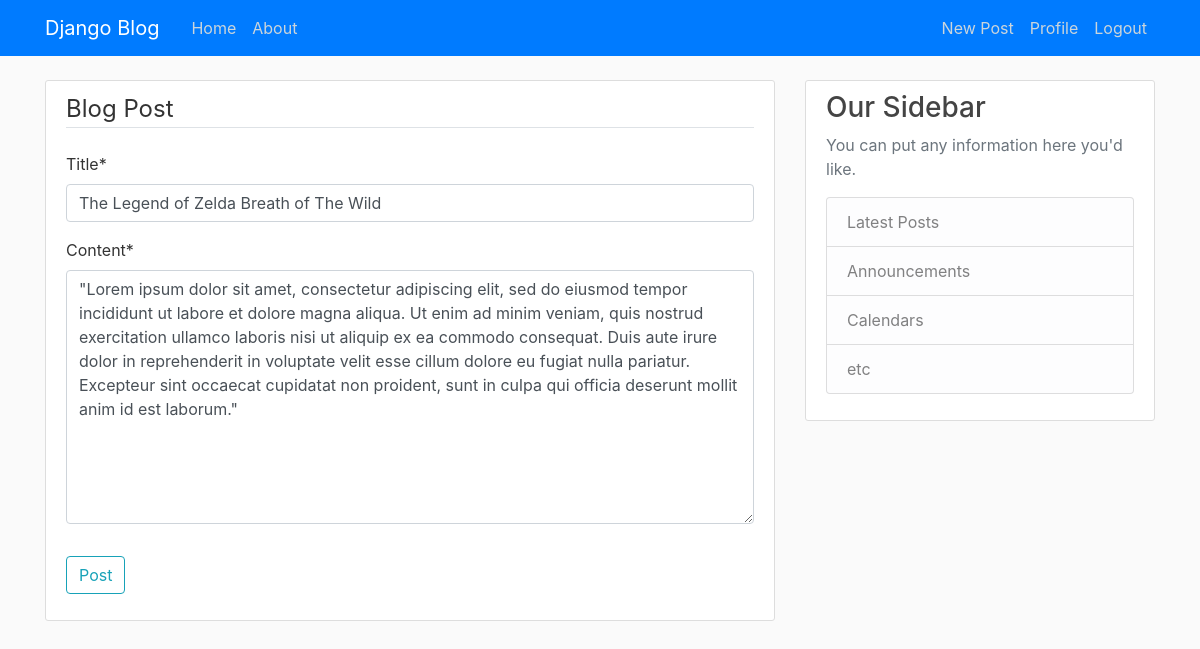
Screenshot of /post/12/update/ (signed in) with the database file from the repository.
### blog/models.py (models this page shows, shortened)
class Post(models.Model):
    title = models.CharField(max_length=255)
    content = models.TextField()
    date_posted = models.DateTimeField(default=timezone.now)
    author = models.ForeignKey(User, on_delete=models.CASCADE)

### blog/views.py (the view, shortened to what this page needs)
# urls.py: path('post/<int:pk>/update/', PostUpdateView.as_view(), name='post-update'),
class PostUpdateView(LoginRequiredMixin, UserPassesTestMixin, UpdateView):
    model = Post
    fields = ['title', 'content']
    def test_func(self):
        post = self.get_object()
        if self.request.user == post.author:
            return True
        return False

### blog/templates/blog/post_form.html (shortened to what this page needs)
{% extends "blog/base.html" %}
{% load crispy_forms_tags %}
{% block content %}
    <div class="content-section">
        <form method="POST">
            <fieldset class="form-group">
                <legend class="border-bottom mb-4">Blog Post</legend>
                {{ form|crispy }}
            </fieldset>
            <div class="form-group">
                <button class="btn btn-outline-info" type="submit">Post</button>
            </div>
        </form>
    </div>
{% endblock content %}

### blog/static/blog/main.css (style rules this page uses)
body { background: #fafafa; color: #333333; margin-top: 5rem; }
.content-section { background: #ffffff; padding: 10px 20px; border: 1px solid #dddddd; border-radius: 3px; margin-bottom: 20px; }

### rows the page displays
Post: title "The Legend of Zelda Breath of The Wild", content "\"Lorem ipsum dolor sit amet, consectetur adipiscing elit, sed do eiusmod tempor incididunt ut labore et dolore magna aliqua. Ut enim ad minim veniam, quis nostrud exercitation ullamco laboris nisi ut aliquip ex ea commodo consequat. Duis aute irure dolor in reprehenderit in voluptate velit esse cillum dolore eu fugiat nulla pariatur. Excepteur sint occaecat cupidatat non proident, sunt in culpa qui officia deserunt mollit anim id est laborum.\""
